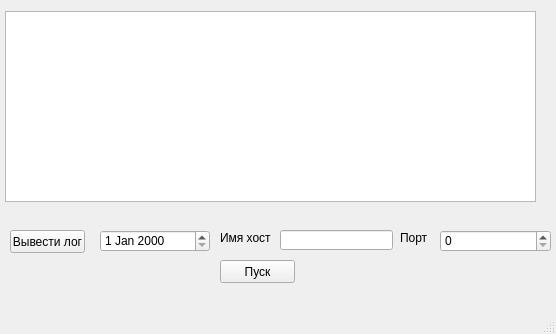
<?xml version="1.0" encoding="UTF-8"?>
<ui version="4.0">
 <class>MainWindow</class>
 <widget class="QMainWindow" name="MainWindow">
  <property name="geometry">
   <rect>
    <x>0</x>
    <y>0</y>
    <width>556</width>
    <height>334</height>
   </rect>
  </property>
  <property name="windowTitle">
   <string>MainWindow</string>
  </property>
  <widget class="QWidget" name="centralwidget">
   <widget class="QPushButton" name="btnRun">
    <property name="geometry">
     <rect>
      <x>220</x>
      <y>260</y>
      <width>75</width>
      <height>23</height>
     </rect>
    </property>
    <property name="text">
     <string>Пуск</string>
    </property>
   </widget>
   <widget class="QLabel" name="label">
    <property name="geometry">
     <rect>
      <x>220</x>
      <y>230</y>
      <width>51</width>
      <height>16</height>
     </rect>
    </property>
    <property name="text">
     <string>Имя хоста</string>
    </property>
   </widget>
   <widget class="QLineEdit" name="edHost">
    <property name="geometry">
     <rect>
      <x>280</x>
      <y>230</y>
      <width>113</width>
      <height>20</height>
     </rect>
    </property>
   </widget>
   <widget class="QLabel" name="label_2">
    <property name="geometry">
     <rect>
      <x>400</x>
      <y>230</y>
      <width>31</width>
      <height>16</height>
     </rect>
    </property>
    <property name="text">
     <string>Порт</string>
    </property>
   </widget>
   <widget class="QSpinBox" name="edPort">
    <property name="geometry">
     <rect>
      <x>440</x>
      <y>230</y>
      <width>111</width>
      <height>22</height>
     </rect>
    </property>
   </widget>
   <widget class="QDateEdit" name="dateEdit">
    <property name="geometry">
     <rect>
      <x>100</x>
      <y>230</y>
      <width>110</width>
      <height>22</height>
     </rect>
    </property>
   </widget>
   <widget class="QPushButton" name="btnLog">
    <property name="geometry">
     <rect>
      <x>10</x>
      <y>230</y>
      <width>75</width>
      <height>23</height>
     </rect>
    </property>
    <property name="text">
     <string>Вывести лог</string>
    </property>
   </widget>
   <widget class="QTableView" name="tableView">
    <property name="geometry">
     <rect>
      <x>5</x>
      <y>11</y>
      <width>531</width>
      <height>191</height>
     </rect>
    </property>
   </widget>
  </widget>
  <widget class="QMenuBar" name="menubar">
   <property name="geometry">
    <rect>
     <x>0</x>
     <y>0</y>
     <width>556</width>
     <height>21</height>
    </rect>
   </property>
  </widget>
  <widget class="QStatusBar" name="statusbar"/>
 </widget>
 <resources/>
 <connections/>
</ui>
